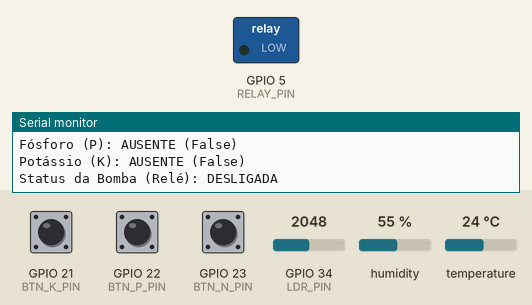
Recording of a sketch running on a simulated ESP32. Shown: switched loads named in the sketch (green lamp = pin HIGH), the last lines printed to the serial monitor. Inputs (shaded band) come from the test bench; at power-on: GPIO 21 (BTN_K_PIN) HIGH, humidity 55 %, GPIO 22 (BTN_P_PIN) HIGH, GPIO 23 (BTN_N_PIN) HIGH, GPIO 34 (LDR_PIN) = 2048, temperature 24 °C.

Above: at 3.8 s.
3.9 s: GPIO 21 (BTN_K_PIN) pulled LOW for 3 s
At 6.4 s:
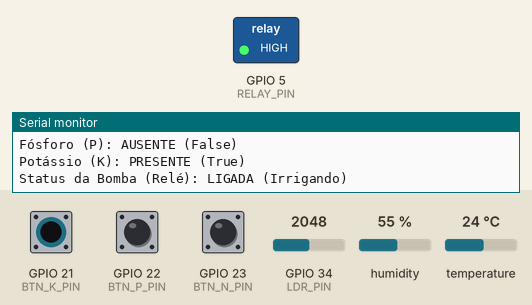
19.7 s: humidity set to 63 %
23.6 s: humidity set to 66 %
At 25.6 s:
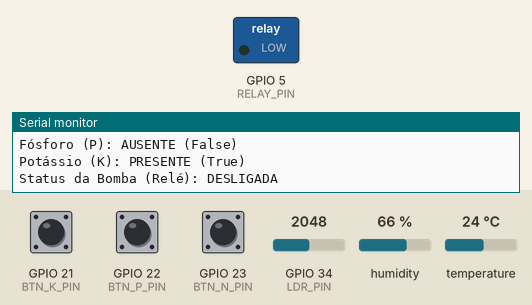
27.5 s: humidity set to 22 %
At 31.6 s:
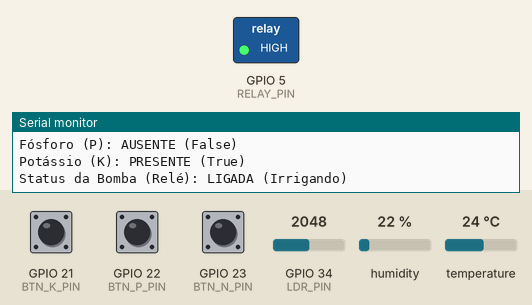
Timing chart, 0 to 32.8 s (numbered marks = the images above; inputs shaded):
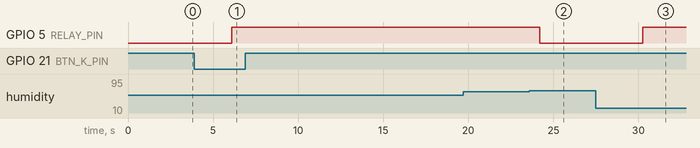

The sketch:

sketch.ino
```cpp
#include <DHT.h>

// Definição de Pinos
#define DHTPIN 4          // Pino do DHT22
#define DHTTYPE DHT22     // Tipo do sensor DHT
#define LDR_PIN 34        // Pino analógico para o LDR (pH)
#define BTN_N_PIN 23      // Botão Nitrogênio
#define BTN_P_PIN 22      // Botão Fósforo
#define BTN_K_PIN 21      // Botão Potássio
#define RELAY_PIN 5       // Pino do Relé Azul (Bomba d'água)

DHT dht(DHTPIN, DHTTYPE);

// Estados permanentes dos nutrientes (caso esteja usando a Opção 1 de interruptor/clique único)
bool nivelN = false;
bool nivelP = false;
bool nivelK = false;

// Variáveis para salvar a leitura anterior dos botões (debounce/clique único)
bool ultimoEstadoN = HIGH;
bool ultimoEstadoP = HIGH;
bool ultimoEstadoK = HIGH;

void setup() {
  Serial.begin(115200);

  dht.begin();
  pinMode(LDR_PIN, INPUT);
  pinMode(RELAY_PIN, OUTPUT);

  pinMode(BTN_N_PIN, INPUT_PULLUP);
  pinMode(BTN_P_PIN, INPUT_PULLUP);
  pinMode(BTN_K_PIN, INPUT_PULLUP);

  digitalWrite(RELAY_PIN, LOW);

  Serial.println("=== Sistema de Irrigação Inteligente - Alface ===");
}

void loop() {
  // 1. Leitura da Umidade do Solo (DHT22)
  float umidadeSolo = dht.readHumidity();

  // 2. Leitura e Conversão do pH (LDR: 0-4095 mapeado para 0-14)
  int valorLDR = analogRead(LDR_PIN);
  float pH = map(valorLDR, 0, 4095, 14.0, 0.0);

  // 3. Leitura dos Botões NPK (Exemplo com alternância por clique único)
  bool leituraAtualN = digitalRead(BTN_N_PIN);
  if (leituraAtualN == LOW && ultimoEstadoN == HIGH) { nivelN = !nivelN; delay(50); }
  ultimoEstadoN = leituraAtualN;

  bool leituraAtualP = digitalRead(BTN_P_PIN);
  if (leituraAtualP == LOW && ultimoEstadoP == HIGH) { nivelP = !nivelP; delay(50); }
  ultimoEstadoP = leituraAtualP;

  bool leituraAtualK = digitalRead(BTN_K_PIN);
  if (leituraAtualK == LOW && ultimoEstadoK == HIGH) { nivelK = !nivelK; delay(50); }
  ultimoEstadoK = leituraAtualK;

  // Validação de erro de leitura do DHT
  if (isnan(umidadeSolo)) {
    Serial.println("Erro ao ler o sensor DHT22!");
    delay(2000);
    return;
  }

  // 4. Lógica de Decisão Inteligente Atualizada
  // Condições para irrigar:
  // - Umidade menor que 65%
  // - pH entre 5.5 e 7.5
  // - Pelo menos UM dos nutrientes (N, P ou K) deve ser True
  bool condicaoUmidade = (umidadeSolo < 65.0);
  bool condicaoPH = (pH >= 5.5 && pH <= 7.5);
  bool condicoesNutricionais = (nivelN || nivelP || nivelK); // Alterado para aceitar qualquer 1 nutriente

  bool ligarBomba = false;

  if (condicaoUmidade && condicaoPH && condicoesNutricionais) {
    digitalWrite(RELAY_PIN, HIGH); // Liga Relé Azul (Bomba)
    ligarBomba = true;
  } else {
    digitalWrite(RELAY_PIN, LOW);  // Desliga Relé Azul
    ligarBomba = false;
  }

  // 5. Exibição dos Dados no Monitor Serial
  Serial.println("----------------------------------------");
  Serial.print("Umidade do Solo: "); Serial.print(umidadeSolo); Serial.println("%");
  Serial.print("pH do Solo (LDR): "); Serial.println(pH, 1);
  Serial.print("Nitrogênio (N): "); Serial.println(nivelN ? "PRESENTE (True)" : "AUSENTE (False)");
  Serial.print("Fósforo (P): "); Serial.println(nivelP ? "PRESENTE (True)" : "AUSENTE (False)");
  Serial.print("Potássio (K): "); Serial.println(nivelK ? "PRESENTE (True)" : "AUSENTE (False)");
  Serial.print("Status da Bomba (Relé): ");
  Serial.println(ligarBomba ? "LIGADA (Irrigando)" : "DESLIGADA");

  delay(3000);
}
```

Measured:
- the behaviour switches between 64 and 65 % on humidity (found by bisection; images 1 and 2)
- after the input at 3.9 s, GPIO 5 (RELAY_PIN): LOW → HIGH after 2.2 s
- after the input at 23.6 s, GPIO 5 (RELAY_PIN): HIGH → LOW after 0.61 s
- after the input at 27.5 s, GPIO 5 (RELAY_PIN): LOW → HIGH after 2.8 s
